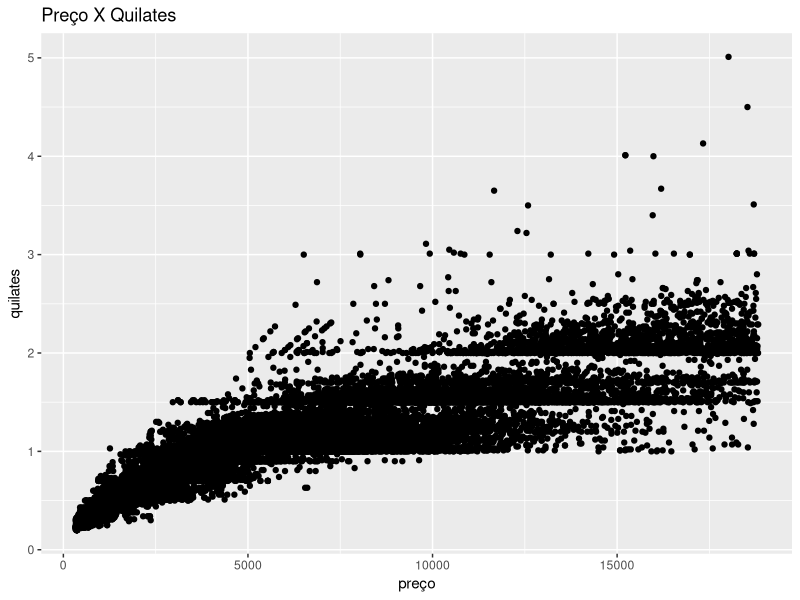
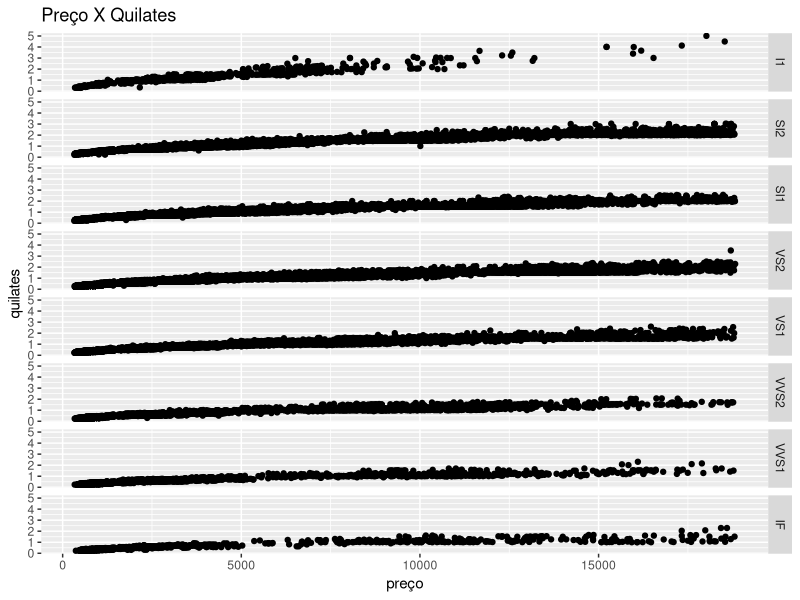
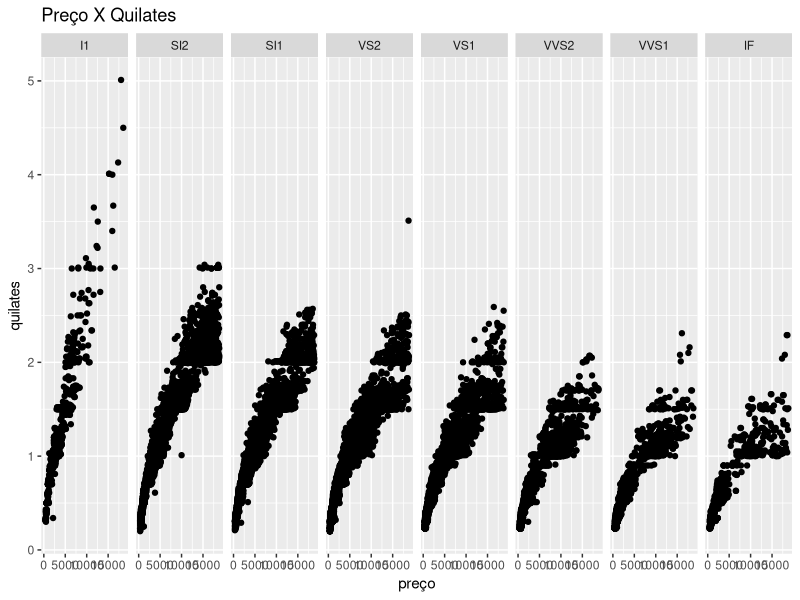

R code for these plots, in order: (Note: this script raises an error after producing the figures.)
###############################################################################################

install.packages("ggplot2")
library(ggplot2)

help(diamonds)

?geom_point
?xlab()

## 1. Quais são os aspectos estéticos (aesthetics) exigidos (obrigatórios) da função geom_point()?
##  A primeira camada de um gráfico deve indicar a relação entre os dados e cada aspecto visual do gráfico, como qual variável será representada no eixo x, qual será representada no eixo y, a cor e o tamanho dos componentes geométricos etc
##Deve ser fixado pelo menos uma cor(color) ou tamanho (size)

## Dica: utilizar a função help().

## 2. Faça um gráfico de dispersão do preço (price) pela variável quilates (carat). 
## Utilize as funções xlab() e ylab() para trocar os labels dos eixos x e y, respectivamente.
ggplot(data = diamonds, aes(x = price, y = carat)) + 
  geom_point() + xlab("preço") + ylab("quilates") +labs(title = "Preço X Quilates") 

## 3. Utilize a facets para fazer gráficos de dispersão do preço pela variável quilate 
## (o mesmo gráfico do exercício 1) para cada nível da variável claridade (clarity).

ggplot(data = diamonds, aes(x = price, y = carat)) + 
  geom_point() + xlab("preço") + ylab("quilates") +labs(title = "Preço X Quilates") +
  facet_grid(clarity ~ .)

ggplot(data = diamonds, aes(x = price, y = carat)) + 
  geom_point() + xlab("preço") + ylab("quilates") +labs(title = "Preço X Quilates") +
  facet_grid(. ~ clarity)

----------------------------------------------------------------------------------------
  
  
  ##  geom_histogram
  ## 4. Quais são os aspectos estéticos (aesthetics) exigidos (obrigatórios) da função geom_histogram()?
  
  
  ## 5. Faça um histograma da variável preço. Modifique a cor das barras de forma que elas 
  ##  não pareçam grudadas umas nas outras.
  
  
  ggplot(data = diamonds, aes(x = price)) + 
  geom_histogram(fill=I("blue"),binwidth = 500,col=I("red")) +
  xlab("Preço") +
  ylab("Frequência")





## 6. Utilize a função geom_density() para adicionar ao gráfico anterior uma estimativa 
##  suavizada da densidade.

ggplot(data = diamonds, aes(x = price)) + 
  geom_histogram(fill=I("blue"),binwidth = 500,col=I("red")) +
  xlab("Preço") +
  ylab("Frequência") +
  geom_density(data=diamonds, aes(x=price, group=carat),alpha=0.5, adjust=2) + 
  xlab("Preço") +
  ylab("Frequência") 


ggplot() + 
  geom_density(data=ddf, aes(x=MEI, group=Region, fill=Region),alpha=0.5, adjust=2) + 
  xlab("MEI") +
  ylab("Density")




ggplot(data = diamonds, aes(x = price)) + 
  geom_histogram(..density..)+
  xlab("Preço") +
  ylab("Frequência")


ggplot(data = diamonds, aes(x = price)) + 
  geom_density() +
  xlab("Preço") +
  ylab("Frequência")




## geom_boxplot
## 7. Quais são os aspectos estéticos (aesthetics) exigidos (obrigatórios) da função geom_boxplot()?
## 8. Faça boxplots da variável preço coloridos de acordo com a variável corte (cut).


ggplot(data = diamonds, aes(x = as.factor(cut), y = price, fill = as.factor(cut))) + geom_boxplot()

## 9. Substitua as cores padrões e remova a legenda do gráfico anterior. 
## (Dica: use a função scale_color_manual)

ggplot(data = diamonds, aes(x = as.factor(cut), y = price, fill = as.factor(cut))) + geom_boxplot()


ggplot(data = diamonds, aes(x = as.factor(cut), y = price)) + 
  geom_boxplot(color = "red", fill = "pink")


?geom_bar

## geom_bar
## 10. Quais são os aspectos estéticos (aesthetics) exigidos (obrigatórios) da função geom_bar()?


## 11. Faça um gráfico de barras do número de diamantes em cada categoria da variável cor (color).

ggplot(data = diamonds, aes(x = as.factor(cut), fill = as.factor(cut))) + 
  geom_bar() +
  labs(fill = "corte")







##############
library(dplyr)
library(ggplot2)
library(tidyr)

economics %>%
  select(date, unemploy, uempmed) %>%
  gather(indice, valor, -date) %>%
  group_by(indice) %>%
  mutate(valor_pad = (valor - min(valor))/(max(valor)-min(valor))) %>%
  ggplot(aes(x = date, y=valor_pad, colour = indice))+
  ###    geom_line()+
  geom_line()+
  scale_color_manual("indice", values = c("red", "blue"),
                     labels = c("Desemprego", "Tempo Desemprego")) +
  labs(x= "Data", y = "Valor")






## um modelo de regressão

coef(lm(price ~ carat , data = diamonds))

ggplot(data = diamonds %>% sample_n(1000), aes(x = carat, y = price)) + 
  geom_point() +
  geom_abline(intercept = -2256.361, slope = 7756.426, color = "blue", size = 5) 

## suavizer as variaveis por um modelo de regressão
ggplot(data = diamonds %>% sample_n(1000), aes(x = carat, y = price)) + 
  geom_point() +
  geom_smooth(method = "lm" , se= F)
geom_abline(intercept = -2256.361, slope = 7756.426, color = "blue", size = 5) 

## suavizer as variaveis por um modelo de regressão
ggplot(data = diamonds %>% sample_n(1000), aes(x = carat, y = price)) + 
  geom_point() +
  geom_smooth(se= F, method = "lm") + facet_wrap(~cut)
geom_abline(intercept = -2256.361, slope = 7756.426, color = "red", size = 5) 










##################################################################





























